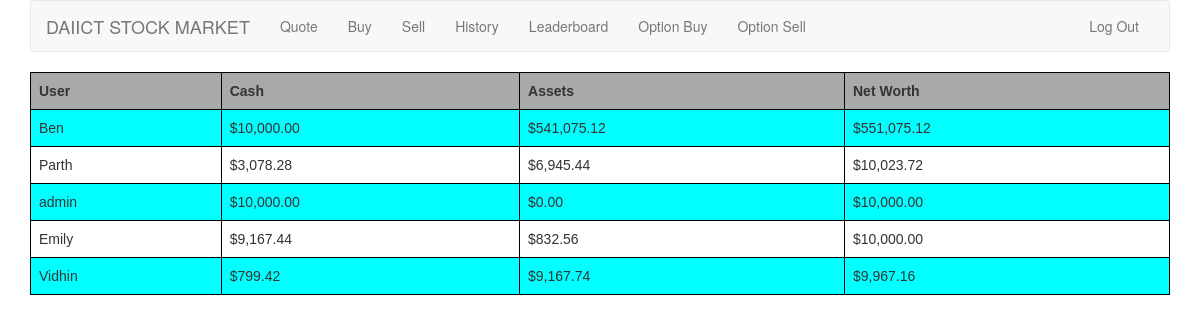
Page /leaderboard/ (signed in) on the earlier database version.
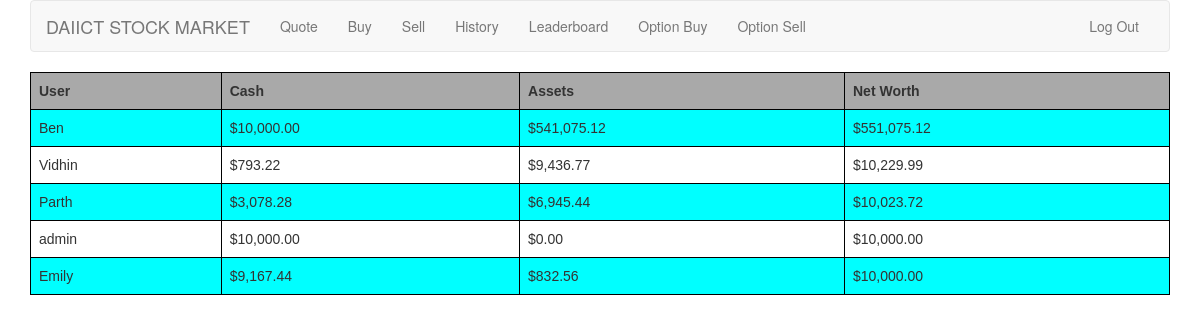
Same page on the later database version.
### tables this page shows
CREATE TABLE "users"
(
    id INTEGER PRIMARY KEY NOT NULL,
    username TEXT NOT NULL,
    hash TEXT NOT NULL,
    cash REAL DEFAULT 10000.00 NOT NULL,
    assets DECIMAL DEFAULT 0 NOT NULL
);

### application.py (the view)
@app.route("/leaderboard/")
@login_required
def leaderboard():
    leaders = c.execute("SELECT username, cash, assets FROM users ORDER BY cash + assets DESC").fetchall()
    return render_template("leaderboard.html", leaders=leaders, usd=usd)

### helpers.py (called while the page is built)
def login_required(f):
    @wraps(f)
    def decorated_function(*args, **kwargs):
        if session.get("user_id") is None:
            return redirect(url_for("login", next=request.url))
        return f(*args, **kwargs)
    return decorated_function

def usd(value):
    return "${:,.2f}".format(value)

### templates/leaderboard.html (shortened to what this page needs)
{% extends "layout.html" %}
{% block main %}
    <table>
        <tr>
            <th>
                User
            </th>
            <th>
                Cash
            </th>
            <th>
                Assets
            </th>
            <th>
                Net Worth
            </th>
        </tr>
        {% for user in leaders %}
            <tr>
                <td>{{ user[0] }}</td>
                <td>{{ usd(user[1]) }}</td>
                <td>{{ usd(user[2]) }}</td>
                <td>{{ usd(user[1] + user[2]) }}</td>
            </tr>
        {% endfor %}
    </table>
{% endblock %}

### templates/layout.html (shortened to what this page needs)
<!DOCTYPE html>
<html lang="en">
<head>
    <link href="https://maxcdn.bootstrapcdn.com/bootstrap/3.3.7/css/bootstrap.min.css" rel="stylesheet"/>
    <link href="{{ url_for('static', filename='styles.css') }}" rel="stylesheet"/>
</head>
<body>
<div class="container">
    <nav class="navbar navbar-default">
        <div class="container-fluid">
            <div class="navbar-header">
                <a class="navbar-brand" href="{{ url_for('index') }}"><span class="red">DAIICT </span><span class="red">STOCK MARKET</span></a>
            </div>
            <div class="collapse navbar-collapse" id="navbar">
                {% if session.user_id %}
                    <ul class="nav navbar-nav">
                        <li><a href="{{ url_for('quote') }}">Quote</a></li>
                        <li><a href="{{ url_for('buy') }}">Buy</a></li>
                        <li><a href="{{ url_for('sell') }}">Sell</a></li>
                        <li><a href="{{ url_for('history') }}">History</a></li>
                        <li><a href="{{ url_for('leaderboard') }}">Leaderboard</a></li>
                        <li><a href="{{ url_for('options') }}">Option Buy</a></li>
                        <li><a href="{{ url_for('options_sell') }}">Option Sell</a></li>
                    </ul>
                    <ul class="nav navbar-nav navbar-right">
                        <li><a href="{{ url_for('logout') }}">Log Out</a></li>
                    </ul>
                {% else %}
                    <ul class="nav navbar-nav navbar-right">
                        <li><a href="{{ url_for('register') }}">Register</a></li>
                        <li><a href="{{ url_for('logout') }}">Log In</a></li>
                    </ul>
                {% endif %}
            </div>
        </div>
    </nav>
    <main>
        {% block main %}{% endblock %}
    </main>
</div>
</body>
</html>

### static/styles.css (style rules this page uses)
.container { margin-left: auto; margin-right: auto; text-align: center; }
table { font-family: arial, sans-serif; border-collapse: collapse; width: 100%; }
th { background-color: darkgray; }
td, th { border: 1px solid #000; text-align: left; padding: 8px; }
tr:nth-child(even) { background-color: aqua; }
main td { text-align: left; }

Differences in the rows shown:
changed users "Vidhin": cash "$799.42" → "$793.22"; assets "$9,167.74" → "$9,436.77"; usd(user[1]+user[2]) "$9,967.16" → "$10,229.99"; moves up the list
